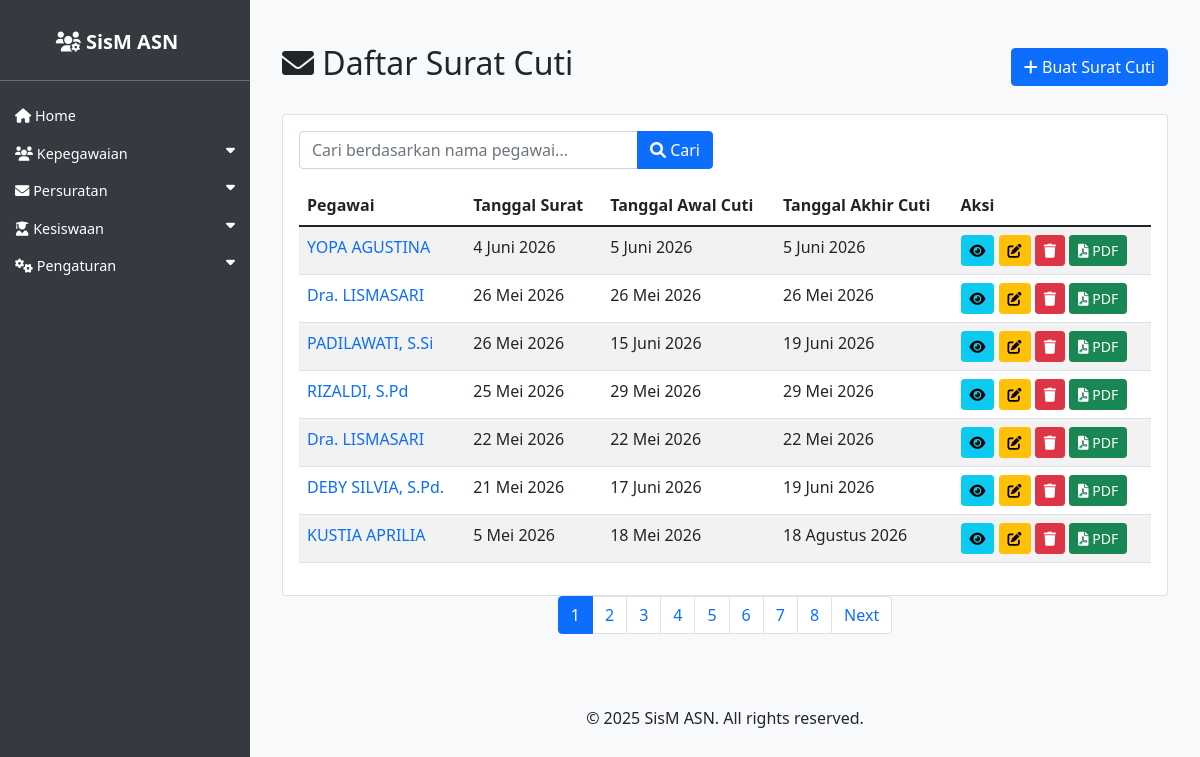
/asn/surat_cuti/, run on an earlier commit of the app's database.
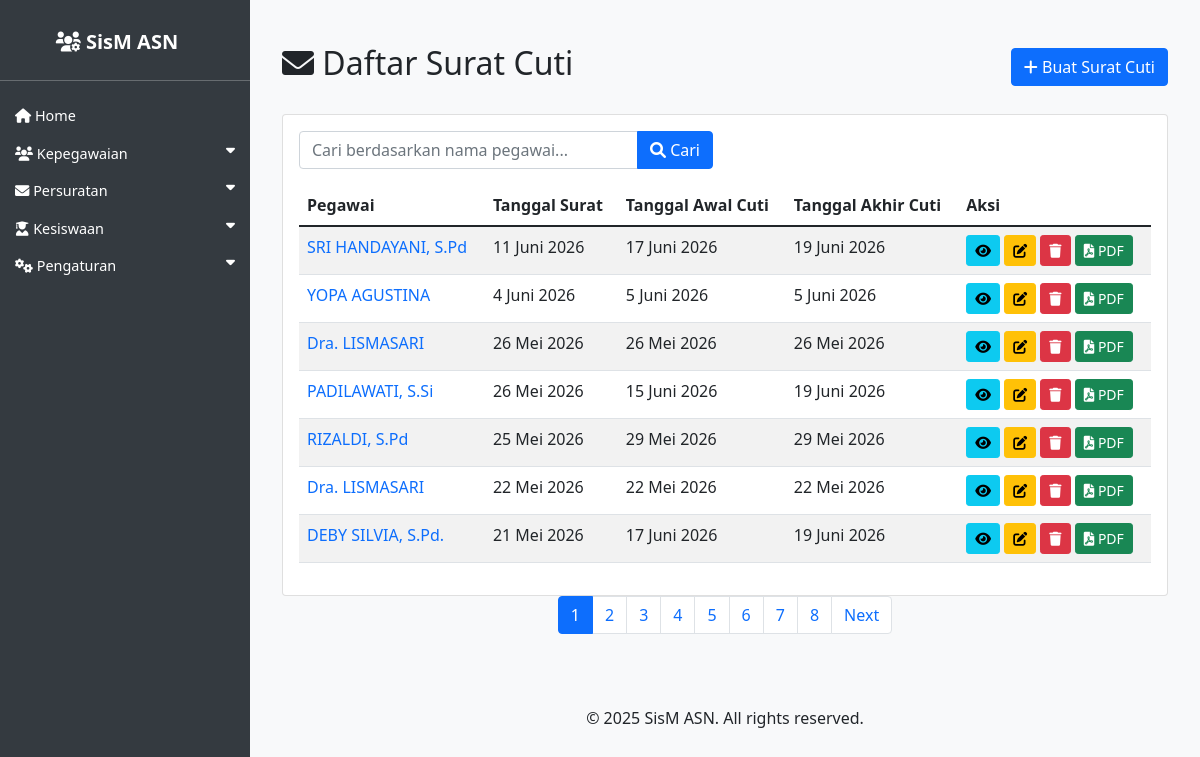
And on a later commit of the database.
### asn_app/models.py (models this page shows, shortened)
class SuratCuti(models.Model):
    JENIS_CUTI_CHOICES = [
        ('Cuti Tahunan', 'Cuti Tahunan'),
        ('Cuti Sakit', 'Cuti Sakit'),
        ('Cuti Alasan Penting', 'Cuti Alasan Penting'),
        ('Cuti Diluar Tanggungan Negara', 'Cuti Diluar Tanggungan Negara'),
        ('Cuti Melahirkan', 'Cuti Melahirkan'),
        ('Cuti Besar', 'Cuti Besar'),
    ]
    tempat_ditetapkan = models.CharField(max_length=100, verbose_name='Tempat Ditetapkan')
    tanggal_surat = models.DateField(verbose_name='Tanggal Surat')
    nomor_surat = models.CharField(max_length=100, blank=True, null=True, verbose_name='Nomor Surat')
    sifat_surat = models.CharField(max_length=100, blank=True, null=True, verbose_name='Sifat Surat')
    lampiran_surat = models.CharField(max_length=100, blank=True, null=True, verbose_name='Lampiran Surat')
    perihal_surat = models.CharField(max_length=255, blank=True, null=True, verbose_name='Perihal Surat')
    tujuan_surat = models.CharField(max_length=200, verbose_name='Tujuan Surat')
    jenis_cuti = models.CharField(max_length=50, choices=JENIS_CUTI_CHOICES, default='Cuti Tahunan', verbose_name='Jenis Cuti')
    pegawai = models.ForeignKey(ASN, on_delete=models.CASCADE, related_name='surat_cuti_pegawai', verbose_name='Pegawai')
    tanggal_awal = models.DateField(verbose_name='Tanggal Awal Cuti')
    tanggal_akhir = models.DateField(verbose_name='Tanggal Akhir Cuti')
    alasan_cuti = models.TextField(blank=True, null=True, verbose_name='Alasan Cuti')
    penandatangan = models.ForeignKey(ASN, on_delete=models.SET_NULL, null=True, blank=True, related_name='surat_cuti_penandatangan', verbose_name='Penandatangan')
    kop_surat = models.ForeignKey(KopSurat, on_delete=models.SET_NULL, null=True, blank=True, verbose_name='Kop Surat')
    created_at = models.DateTimeField(auto_now_add=True)
    updated_at = models.DateTimeField(auto_now=True)
    class Meta:
        verbose_name_plural = "Surat Cuti"
        ordering = ['-tanggal_surat']

class ASN(models.Model):
    JENIS_KELAMIN_CHOICES = [
        ('L', 'Laki-laki'),
        ('P', 'Perempuan'),
    ]
    AGAMA_CHOICES = [
        ('ISLAM', 'Islam'),
        ('KRISTEN', 'Kristen'),
        ('KATOLIK', 'Katolik'),
        ('HINDU', 'Hindu'),
        ('BUDDHA', 'Buddha'),
        ('KONGHUCU', 'Konghucu'),
    ]
    nip = models.CharField(max_length=18, unique=True, null=True, blank=True)
    nama = models.CharField(max_length=100)
    tempat_lahir = models.CharField(max_length=50)
    tanggal_lahir = models.DateField()
    jenis_kelamin = models.CharField(max_length=1, choices=JENIS_KELAMIN_CHOICES)
    agama = models.CharField(max_length=10, choices=AGAMA_CHOICES)
    alamat = models.TextField()
    email = models.EmailField()
    telepon = models.CharField(max_length=15)
    jabatan = models.CharField(max_length=100)
    pangkat = models.CharField(max_length=50, null=True, blank=True)
    golongan = models.CharField(max_length=5, null=True, blank=True)
    nama_istri_suami = models.CharField(max_length=100, blank=True, null=True, verbose_name='Nama Istri/Suami')
    unit_kerja = models.CharField(max_length=100)
    foto = models.ImageField(upload_to='asn_fotos/', blank=True, null=True)
    created_at = models.DateTimeField(auto_now_add=True)
    updated_at = models.DateTimeField(auto_now=True)

### asn_app/views.py (the view)
# urls.py: path('surat_cuti/', views.SuratCutiListView.as_view(), name='surat_cuti_list'),
class SuratCutiListView(ListView):
    model = SuratCuti
    template_name = 'asn_app/surat_cuti_list.html'
    context_object_name = 'surat_cuti_list'
    paginate_by = 7
    def get_queryset(self):
        queryset = super().get_queryset()
        search_query = self.request.GET.get('nama', '')
        if search_query:
            queryset = queryset.filter(pegawai__nama__icontains=search_query)
        return queryset

### asn_app/templates/asn_app/surat_cuti_list.html (shortened to what this page needs)
{% extends 'asn_app/base.html' %}
{% load indonesian_date_tags %}
{% block content %}
<div class="container mt-4">
    <div class="d-flex justify-content-between align-items-center mb-4">
        <h2><i class="fas fa-envelope"></i> Daftar Surat Cuti</h2>
        <div>
            <a href="{% url 'surat_cuti_create' %}" class="btn btn-primary">
                <i class="fas fa-plus"></i> Buat Surat Cuti
            </a>
        </div>
    </div>
    <div class="card">
        <div class="card-body">
            <form method="get" action="{% url 'surat_cuti_list' %}" class="mb-3">
                <div class="row">
                    <div class="col-md-6">
                        <div class="input-group">
                            <input
                                type="text"
                                class="form-control"
                                name="nama"
                                placeholder="Cari berdasarkan nama pegawai..."
                                value="{{ request.GET.nama }}"
                            >
                            <button type="submit" class="btn btn-primary">
                                <i class="fas fa-search"></i> Cari
                            </button>
                        </div>
                    </div>
                </div>
            </form>
            <div class="table-responsive">
                <table class="table table-striped">
                    <thead>
                        <tr>
                            <th>Pegawai</th>
                            <th>Tanggal Surat</th>
                            <th>Tanggal Awal Cuti</th>
                            <th>Tanggal Akhir Cuti</th>
                            <th>Aksi</th>
                        </tr>
                    </thead>
                    <tbody>
                        {% for surat_cuti in surat_cuti_list %}
                        <tr>
                            <td>
                                <a href="{% url 'laporan_cuti_pdf' surat_cuti.pegawai.pk %}" target="_blank" class="text-decoration-none">
                                    {{ surat_cuti.pegawai.nama }}
                                </a>
                            </td>
                            <td>{{ surat_cuti.tanggal_surat|indonesian_date:"%d %B %Y" }}</td>
                            <td>{{ surat_cuti.tanggal_awal|indonesian_date:"%d %B %Y" }}</td>
                            <td>{{ surat_cuti.tanggal_akhir|indonesian_date:"%d %B %Y" }}</td>
                            <td>
                                <a href="{% url 'surat_cuti_detail' surat_cuti.pk %}" class="btn btn-sm btn-info">
                                    <i class="fas fa-eye"></i>
                                </a>
                                <a href="{% url 'surat_cuti_update' surat_cuti.pk %}" class="btn btn-sm btn-warning">
                                    <i class="fas fa-edit"></i>
                                </a>
                                <a href="{% url 'surat_cuti_delete' surat_cuti.pk %}" class="btn btn-sm btn-danger">
                                    <i class="fas fa-trash"></i>
                                </a>
                                <a href="{% url 'surat_cuti_export_pdf' surat_cuti.pk %}" class="btn btn-sm btn-success" target="_blank">
                                    <i class="fas fa-file-pdf"></i> PDF
                                </a>
                            </td>
                        </tr>
                        {% endfor %}
                    </tbody>
                </table>
            </div>
        </div>
    </div>
    {% if is_paginated %}
    <nav aria-label="Page navigation">
        <ul class="pagination justify-content-center">
            {% for num in page_obj.paginator.page_range %}
                <li class="page-item {% if page_obj.number == num %}active{% endif %}">
                    <a class="page-link" href="?page={{ num }}{% if request.GET.nama %}&nama={{ request.GET.nama }}{% endif %}">{{ num }}</a>
                </li>
            {% endfor %}
            {% if page_obj.has_next %}
                <li class="page-item">
                    <a class="page-link" href="?page={{ page_obj.next_page_number }}{% if request.GET.nama %}&nama={{ request.GET.nama }}{% endif %}">Next</a>
                </li>
            {% endif %}
        </ul>
    </nav>
    {% endif %}
</div>
{% endblock %}

### asn_app/templates/asn_app/base.html (shortened to what this page needs)
<!DOCTYPE html>
<html lang="id">
<head>
    <link href="https://cdn.jsdelivr.net/npm/bootstrap@5.1.3/dist/css/bootstrap.min.css" rel="stylesheet">
    <link href="https://cdnjs.cloudflare.com/ajax/libs/font-awesome/6.0.0/css/all.min.css" rel="stylesheet">
                    </head>
                    <body>
                        <div class="sidebar" id="sidebar">
                            <h4 class="text-center">
                                <a href="{% url 'asn_list' %}" class="navbar-brand">
                                    <i class="fas fa-users-cog"></i> SisM ASN
                                </a>
                            </h4>
                            <hr>
                                                        <ul class="nav flex-column">
                                                            <li class="nav-item">
                                                                <a class="nav-link" href="{% url 'asn_list' %}">
                                                                    <i class="fas fa-home"></i> Home
                                                                </a>
                                                            </li>
                                                            <li class="nav-item">
                                                                <a class="nav-link" data-bs-toggle="collapse" href="#kepegawaianSubmenu" role="button" aria-expanded="false" aria-controls="kepegawaianSubmenu">
                                                                    <i class="fas fa-users"></i> Kepegawaian <i class="fas fa-caret-down float-end"></i>
                                                                </a>
                                                            </li>
                                                            <li class="nav-item">
                                                                <a class="nav-link" data-bs-toggle="collapse" href="#persuratanSubmenu" role="button" aria-expanded="false" aria-controls="persuratanSubmenu">
                                                                    <i class="fas fa-envelope"></i> Persuratan <i class="fas fa-caret-down float-end"></i>
                                                                </a>
                                                            </li>
                                                            <li class="nav-item">
                                                                <a class="nav-link" data-bs-toggle="collapse" href="#kesiswaanSubmenu" role="button" aria-expanded="false" aria-controls="kesiswaanSubmenu">
                                                                    <i class="fas fa-user-graduate"></i> Kesiswaan <i class="fas fa-caret-down float-end"></i>
                                                                </a>
                                                            </li>
                                                            <li class="nav-item">
                                                                <a class="nav-link" data-bs-toggle="collapse" href="#pengaturanSubmenu" role="button" aria-expanded="false" aria-controls="pengaturanSubmenu">
                                                                    <i class="fas fa-cogs"></i> Pengaturan <i class="fas fa-caret-down float-end"></i>
                                                                </a>
                                                            </li>
                                                        </ul>
                        </div>
                        <div class="content" id="content">
                            <main>
                                {% block content %}
                                {% endblock %}
                            </main>
                            <footer class="py-4 mt-5">
                                <div class="container text-center">
                                    <p>&copy; 2025 SisM ASN. All rights reserved.</p>
                                </div>
                            </footer>
                        </div>
                        </body>
                        </html>

### asn_app/templates/asn_app/base.html (style rules this page uses)
body { display: flex; min-height: 100vh; flex-direction: column; background-color: #f8f9fa; }
.sidebar { width: 250px; background: #343a40; color: white; position: fixed; height: 100%; padding-top: 20px; z-index: 1000; left: 0; transition: left 0.3s; }
.sidebar a { color: white; text-decoration: none; display: block; padding: 10px 15px; }
.sidebar .nav-link { font-size: 0.9rem; padding: 8px 15px; }
.content { padding: 20px; flex-grow: 1; transition: margin-left 0.3s; margin-left: 250px; }
.navbar-brand { font-weight: bold; }

What changed in the data, as far as the page shows it:
no longer on this page (row unchanged): SuratCuti: pegawai.nama "KUSTIA APRILIA", tanggal_surat|indonesian_date "5 Mei 2026", tanggal_awal|indonesian_date "18 Mei 2026", tanggal_akhir|indonesian_date "18 Agustus 2026"
added SuratCuti: pegawai.nama "SRI HANDAYANI, S.Pd", tanggal_surat|indonesian_date "11 Juni 2026", tanggal_awal|indonesian_date "17 Juni 2026", tanggal_akhir|indonesian_date "19 Juni 2026"
